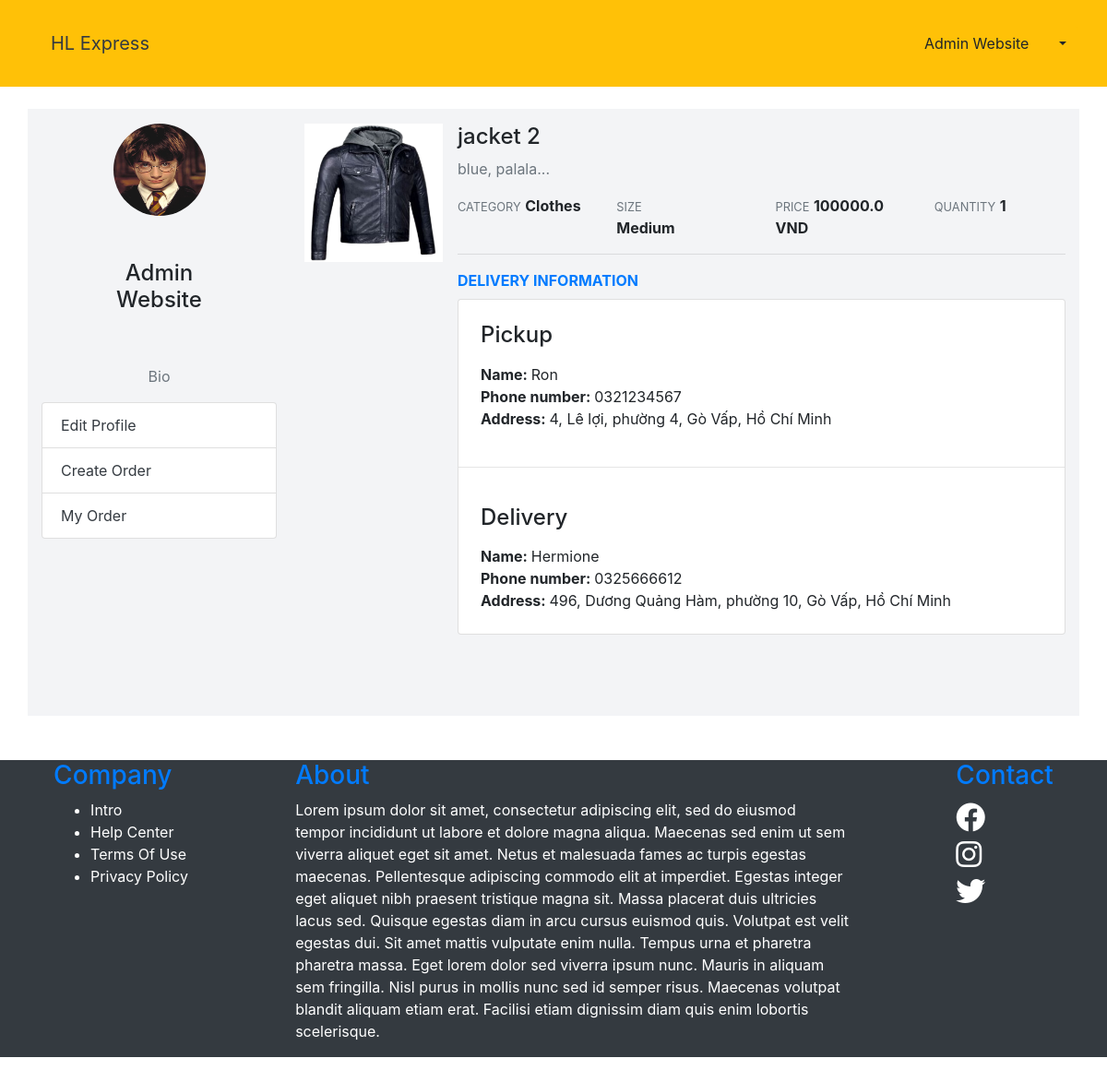
/customer/orders/fff89890-0a89-4448-b5e9-e408860b8394/ (signed in), run on the app's committed database.
### website/models.py (models this page shows, shortened)
class Customer(models.Model):
    user = models.OneToOneField(User, on_delete=models.CASCADE)
    avatar = models.ImageField(upload_to='customer/avatar/', blank=True, null=True)
    phone_number = models.CharField(max_length=12, blank=True)
    adress = models.CharField(max_length=100, blank=True)

class Order(models.Model):
    SMALL_SIZE = 'small'
    MEDIUM_SIZE = 'medium'
    LARGE_SIZE = 'large'
    SIZES = (
        (SMALL_SIZE, 'Small'),
        (MEDIUM_SIZE, 'Medium'),
        (LARGE_SIZE, 'Large'),
    )
    CREATING_STATUS = 'creating'
    PROCESSING_STATUS = 'processing'
    PICKING_STATUS = 'picking'
    DELIVERY_STATUS = 'delivery'
    COMPLETED_STATUS = 'completed'
    CANCELED_STATUS = 'canceled'
    STATUS = (
        (CREATING_STATUS, 'Creating'),
        (PROCESSING_STATUS, 'Processing'),
        (PICKING_STATUS, 'Picking'),
        (DELIVERY_STATUS, 'Delivery'),
        (COMPLETED_STATUS, 'Completed'),
        (CANCELED_STATUS, 'Canceled'),
    )
    id = models.UUIDField(primary_key=True, default=uuid.uuid4, editable=False)
    customer = models.ForeignKey(Customer, on_delete=models.CASCADE)
    driver = models.ForeignKey(Driver, on_delete=models.CASCADE, null=True, blank=True)
    name = models.CharField(max_length=255)
    description = models.CharField(max_length=255)
    category = models.ForeignKey(Category, on_delete=models.SET_NULL, null=True, blank=True)
    size = models.CharField(max_length=20, choices=SIZES, default=SMALL_SIZE)
    quantity = models.IntegerField(default=1)
    photo = models.ImageField(upload_to='order/photos/')
    status = models.CharField(max_length=20, choices=STATUS, default=CREATING_STATUS)
    create_at = models.DateField(default=timezone.now)
    pickup_adress = models.CharField(max_length=255, blank=True)
    pickup_name = models.CharField(max_length=255, blank=True)
    pickup_phone = models.CharField(max_length=12, blank=True)
    delivery_address = models.CharField(max_length=255, blank=True)
    delivery_name = models.CharField(max_length=255, blank=True)
    delivery_phone = models.CharField(max_length=12, blank=True)
    CARD_PAYMENT = 'card payment'
    CASH_PAYMENT = 'cash payment'
    PAYMENT = (
        (CARD_PAYMENT, 'Card Payment'),
        (CASH_PAYMENT, 'Cash Payment')
    )
    payment_methods = models.CharField(max_length=50, choices=PAYMENT, default=CASH_PAYMENT)
    price = models.FloatField(default=15000.0)

class Category(models.Model):
    slug = models.CharField(max_length=255, unique=True)
    name = models.CharField(max_length=255)

### website/customer/views.py (the view)
# urls.py: path('orders/<order_id>/', customer_view.details, name='details'),
@login_required(login_url='login/?next=/customer/')
def details(request, order_id):
    order = Order.objects.get(id=order_id)
    if request.method == 'POST' and order.status == Order.PROCESSING_STATUS:
        order.status = Order.CANCELED_STATUS
        order.save()
        return redirect(reverse('core:customer:archived'))
    return render(request, 'customer/details.html', {
        'order': order
    })

### website/templates/customer/details.html (shortened to what this page needs)
{% extends 'customer/customer_page.html' %}
{% block main %}
<div class="media mb-4 ">
    <img src="{{ order.photo.url }}" class="rounded-lg mr-3" width="150" height="150">
    <div class="media-body">
        <h4>{{ order.name }}</h4>
        <p class="text-secondary">{{ order.description }}</p>
        <div class="row mb-3">
            <div class="col-lg-3">
                <small class="text-secondary">CATEGORY</small>
                <span><b>{{ order.category.name }}</b></span>
            </div>
            <div class="col-lg-3">
                <small class="text-secondary">SIZE</small><br>
                <span><b>{{ order.get_size_display }}</b></span>
            </div>
            <div class="col-lg-3">
                <small class="text-secondary">PRICE</small>
                <span><b>{{ order.price }} VND</b></span>
            </div>
            <div class="col-lg-3">
                <small class="text-secondary">QUANTITY</small>
                <span><b>{{ order.quantity }}</b></span>
            </div>
        </div>
        <hr>
        <b class="text-primary">DELIVERY INFORMATION</b>
        <div class=" card mt-2 mb-5">
            <div class="card-body p-4">
                <h4 class="mb-3">Pickup</h4>
                <div class="row">
                    <div class="col">
                        <b>Name: </b>
                        <span>{{ order.pickup_name }}</span><br>
                        <b>Phone number: </b>
                        <span>{{ order.pickup_phone }}</span><br>
                        <b>Address: </b>
                        <span>{{ order.pickup_adress }}</span>
                    </div>
                </div>
            </div>
            <hr>
            <div class="card-body p-4">
                <h4 class="mb-3">Delivery</h4>
                <div class="row">
                    <div class="col">
                        <b>Name: </b>
                        <span>{{ order.delivery_name }}</span><br>
                        <b>Phone number: </b>
                        <span>{{ order.delivery_phone }}</span><br>
                        <b>Address: </b>
                        <span>{{ order.delivery_address }}</span>
                    </div>
                </div>
            </div>
        </div>
    </div>
</div>
{% endblock %}

### website/templates/customer/customer_page.html
{% extends 'core/index.html' %}
{% load static %}
{% block content %}
<div class="container mt-4 pt-3 pb-3" style="background-color: rgb(243 244 246);">
    <div class="row">
        <div class="col">
            <div class=" text-center">
                <img  src="{% if request.user.customer.avatar %} {{ request.user.customer.avatar.url }} {% else %} {% static 'images/avatar_blank.jpg' %} {% endif %}" alt="Avatar" class="rounded-circle mx-auto" width="100" height="100">
                <h4 class="p-5 text-center">{{ request.user.get_full_name | title }}</h4>
                <p class="text-secondary">Bio</p>
            </div>
            <ul class="list-group">
                <li class="list-group-item"><a href="{% url 'core:customer:profile' %}" class="text-decoration-none text-dark">Edit Profile</a></li>
                <li class="list-group-item"><a href="{% url 'core:customer:create_order' %}" class="text-decoration-none text-dark">Create Order</a></li>
                <li class="list-group-item"><a href="{% url 'core:customer:orders' %}" class="text-decoration-none text-dark">My Order</a></li>
            </ul>
        </div>
        <div class="col-lg-9">
            {% block main%}
            {% endblock %}
        </div>
    </div>
</div>
{% endblock %}

### website/templates/core/index.html (shortened to what this page needs)
{% load static %}
<!DOCTYPE html>
<html lang="en">
<head>
  <link rel="stylesheet" href="https://cdn.jsdelivr.net/npm/bootstrap@4.0.0/dist/css/bootstrap.min.css">
  <link rel="stylesheet" href="https://cdnjs.cloudflare.com/ajax/libs/font-awesome/6.4.0/css/all.min.css">
</head>
<body style="width: auto; height: auto;">
  <nav class="navbar {% if not request.user.is_authenticated%} navbar-expand-lg {% endif %} navbar-dark bg-warning">
    <div class="container-fluid">
      <div class="">
        <a class="navbar-brand p-4  text-dark" href="/">HL Express</a>
      </div>
      {% if not request.user.is_authenticated %}
        <button class="navbar-toggler" type="button" data-bs-toggle="collapse" data-bs-target="#navbarColor01"
          aria-controls="navbarColor01" aria-expanded="false" aria-label="Toggle navigation">
          <span class="navbar-toggler-icon"></span>
        </button>
        <div class="collapse navbar-collapse" id="navbarColor01">
          <ul class="navbar-nav me-auto">
            <li class="nav-item {% if request.GET.next != '/driver/' %} active {% endif %}">
              <a class="nav-link text-dark" href="/login/?next=/customer/"> Customer </a>
            </li>
            <li class="nav-item {% if request.GET.next == '/driver/' %} active {% endif %}"></li>
              <a class="nav-link text-dark" href="/login/?next=/driver/">Driver</a>
            </li>
          </ul>
        </div>
        {% else %}
              <form class="form-inline">
                <div class="dropdown">
                  <button class="btn btn-warning dropdown-toggle" type="button" id="dropdownMenu2" data-toggle="dropdown" aria-haspopup="true" aria-expanded="false">
                    <span class="mr-4">{{ request.user.get_full_name|title }}</span>
                  </button>
                </div>
              </form>
        {% endif %}
    </div>
  </nav>
  <div style="height: 1600px;">
    {% block content %}{% endblock %}
  <footer class="mt-5 bg-dark text-white  mw-50">
    <div class="d-flex justify-content-around">
      <div class="">
        <h3 class="text-primary">Company</h3>
        <ul>
          <li>Intro</li>
          <li>Help Center</li>
          <li>Terms Of Use</li>
          <li>Privacy Policy</li>
        </ul>
      </div>
      <div class="w-50">
        <h3 class="text-primary">About</h3>
        <p>Lorem ipsum dolor sit amet, consectetur adipiscing elit, sed do eiusmod tempor incididunt ut labore et dolore
          magna aliqua. Maecenas sed enim ut sem viverra aliquet eget sit amet. Netus et malesuada fames ac turpis
          egestas maecenas. Pellentesque adipiscing commodo elit at imperdiet. Egestas integer eget aliquet nibh
          praesent tristique magna sit. Massa placerat duis ultricies lacus sed.
          Quisque egestas diam in arcu cursus euismod quis. Volutpat est velit egestas dui. Sit amet mattis vulputate
          enim nulla. Tempus urna et pharetra pharetra massa. Eget lorem dolor sed viverra ipsum nunc. Mauris in aliquam
          sem fringilla. Nisl purus in mollis nunc sed id semper risus. Maecenas volutpat blandit aliquam etiam erat.
          Facilisi etiam dignissim diam quis enim lobortis scelerisque.
        </p>
      </div>
      <div class="">
        <h3 class="text-primary">Contact</h3>
        <div class="my-3"><i class="fa-brands fa-facebook fa-2xl"><a href="#" ></a></i></div>
        <div class="my-3"><i class="fa-brands fa-instagram fa-2xl"><a href="#"></a></i></div>
        <div class="my-3"><i class="fa-brands fa-twitter fa-2xl"><a href="#"></a></i></div>
      </div>
    </div>
  </footer>
</body>
</html>

### data on the page
Order: photo (picture), name "jacket 2", description "blue, palala...", category.name "Clothes", size "Medium", price "100000.0", quantity "1", pickup_name "Ron", pickup_phone "0321234567", pickup_adress "4, Lê lợi, phường 4, Gò Vấp, Hồ Chí Minh", delivery_name "Hermione", delivery_phone "0325666612", delivery_address "496, Dương Quảng Hàm, phường 10, Gò Vấp, Hồ Chí Minh"

### other printed values
{{ request.user.get_full_name|title }} "Admin Website"
{{ request.user.get_full_name | title }} "Admin Website"
